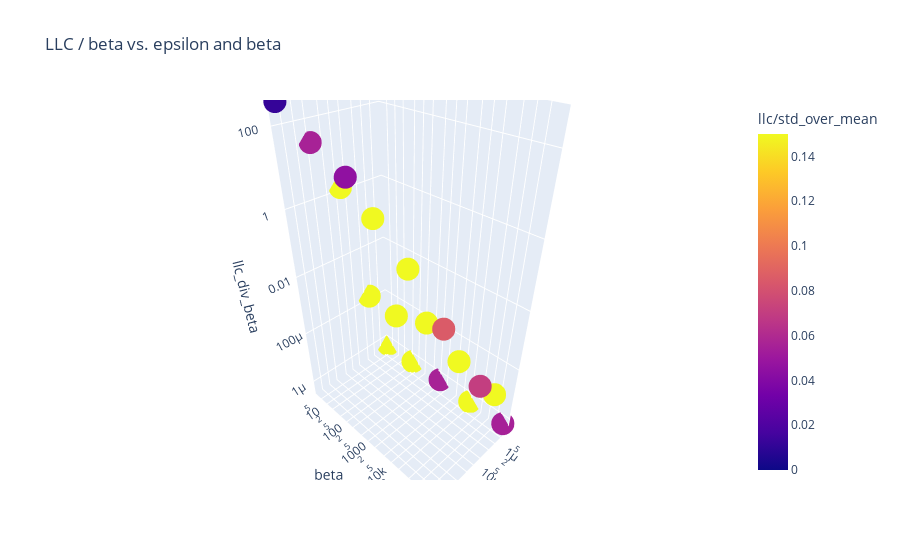

The cell this chart's notebook holds for it:
### Code cell
sweep("saved_models/2026-01-27/attn0.0_seed4")

### Figure 1 — Plotly figure (JSON) as saved in the notebook; plotly's stock layout.template omitted (floating-point values rounded to 4 significant figures)
{"data": [{"hovertemplate": "epsilon=%{x}<br>beta=%{y}<br>llc_div_beta=%{z}<br>llc/std_over_mean=%{marker.color}<extra></extra>", "legendgroup": "", "marker": {"color": [0.185, 0.1771, 0.05574, 0.2011, 0.05514, 0.2484, 0.2155, 0.3809, 0.3004, 0.1567, 0.3124, 0.3167, 0.1572, 0.08509, 0.07034, 0.05557, 0.04523, 0.01182], "coloraxis": "coloraxis", "symbol": "circle"}, "mode": "markers", "name": "", "scene": "scene", "showlegend": false, "type": "scatter3d", "x": [3e-07, 3e-07, 3e-07, 3e-07, 3e-07, 1.687e-06, 1.687e-06, 1.687e-06, 1.687e-06, 1.687e-06, 9.487e-06, 9.487e-06, 9.487e-06, 9.487e-06, 9.487e-06, 5.335e-05, 5.335e-05, 0.0003], "y": [3.511, 62.44, 1110.0, 19740.0, 351100.0, 3.511, 62.44, 1110.0, 19740.0, 351100.0, 3.511, 62.44, 1110.0, 19740.0, 351100.0, 3.511, 62.44, 3.511], "z": [5.267e-07, 5.339e-07, 5.66e-07, 4.992e-07, 5.535e-07, 0.0001805, 0.0001415, 0.0003937, 8.78e-05, 3.933e-05, 1.409, 0.4939, 0.05646, 0.003645, 0.0003052, 30.93, 9.722, 336.6]}], "layout": {"coloraxis": {"cmax": 0.15, "cmin": 0, "colorbar": {"title": {"text": "llc/std_over_mean"}}, "colorscale": [[0, "#0d0887"], [0.1111, "#46039f"], [0.2222, "#7201a8"], [0.3333, "#9c179e"], [0.4444, "#bd3786"], [0.5556, "#d8576b"], [0.6667, "#ed7953"], [0.7778, "#fb9f3a"], [0.8889, "#fdca26"], [1, "#f0f921"]]}, "legend": {"tracegroupgap": 0}, "scene": {"domain": {"x": [0, 1], "y": [0, 1]}, "xaxis": {"title": {"text": "epsilon"}, "type": "log"}, "yaxis": {"title": {"text": "beta"}, "type": "log"}, "zaxis": {"title": {"text": "llc_div_beta"}, "type": "log"}}, "title": {"text": "LLC / beta vs. epsilon and beta"}}}
